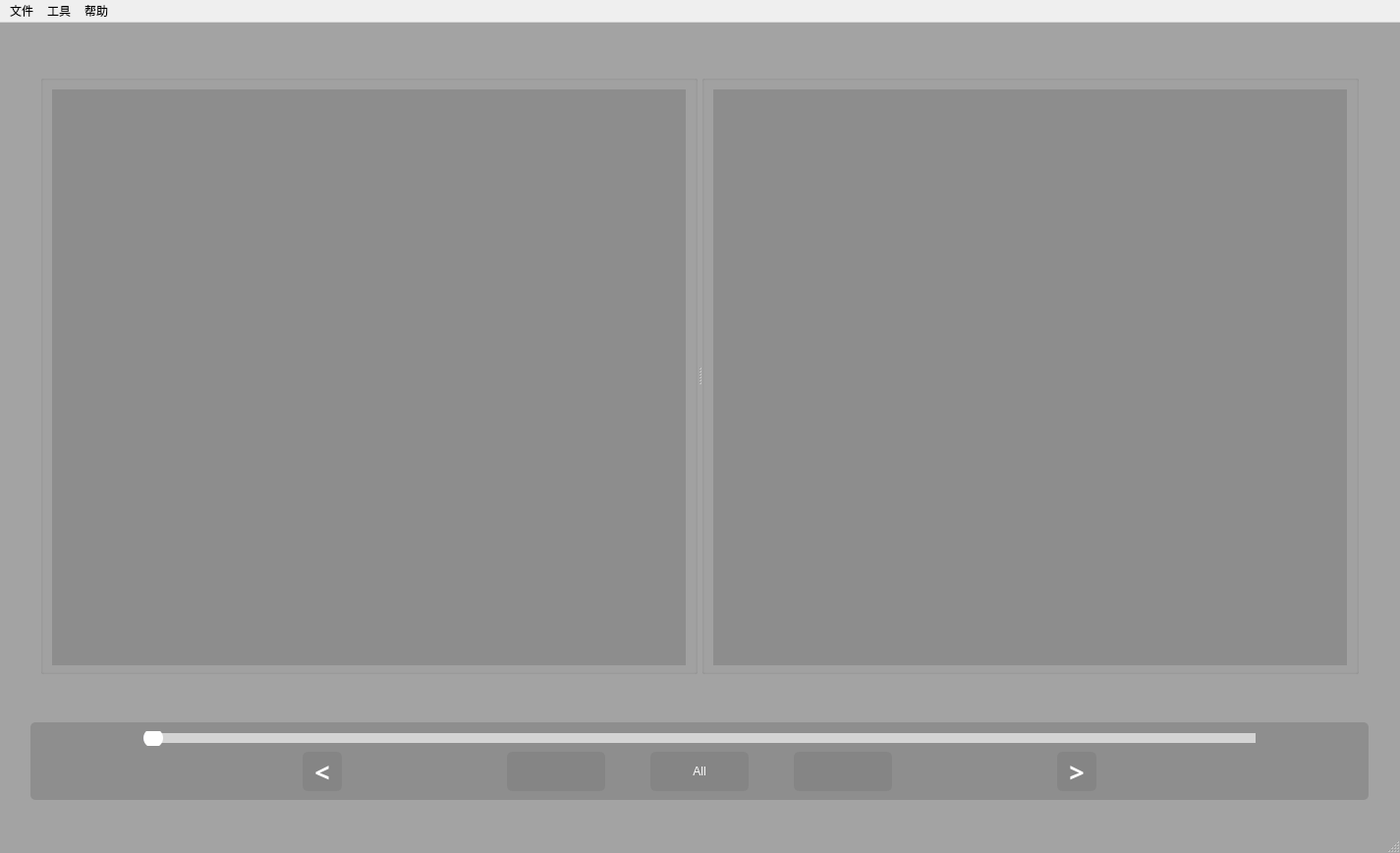
<?xml version="1.0" encoding="UTF-8"?>
<ui version="4.0">
 <class>MainWindow</class>
 <widget class="QMainWindow" name="MainWindow">
  <property name="geometry">
   <rect>
    <x>0</x>
    <y>0</y>
    <width>1425</width>
    <height>868</height>
   </rect>
  </property>
  <property name="windowTitle">
   <string>视频智能修复与增强系统</string>
  </property>
  <property name="windowIcon">
   <iconset>
    <normaloff>../../image/icon.png</normaloff>../../image/icon.png</iconset>
  </property>
  <property name="styleSheet">
   <string notr="true">#MainWindow{
	background-color: rgba(107, 107, 107,99);}
QSlider::groove:horizontal {
    height: 10px;
    border-radius: 5px;
    background-color: #dcdcdc;
}

QSlider::handle:horizontal {
    width: 20px;
    margin: -5px 0;
    border-radius: 10px;
    background-color: rgb(255, 170, 0);
}

QSlider::sub-page:horizontal {
    height: 10px;
    border-radius: 5px;
    background-color: #000;
}
QSlider::handle:hover {
    border: 1px solid #555;
    background-color: #000;
}
QPushButton:pressed{
    padding-top:5px;
    padding-left:5px;
}

</string>
  </property>
  <widget class="QWidget" name="centralwidget">
   <widget class="QWidget" name="layoutWidget">
    <property name="geometry">
     <rect>
      <x>11</x>
      <y>10</y>
      <width>1402</width>
      <height>801</height>
     </rect>
    </property>
    <layout class="QVBoxLayout" name="verticalLayout_2">
     <item>
      <spacer name="horizontalSpacer_8">
       <property name="orientation">
        <enum>Qt::Horizontal</enum>
       </property>
       <property name="sizeHint" stdset="0">
        <size>
         <width>40</width>
         <height>20</height>
        </size>
       </property>
      </spacer>
     </item>
     <item>
      <layout class="QHBoxLayout" name="horizontalLayout_5">
       <item>
        <spacer name="verticalSpacer">
         <property name="orientation">
          <enum>Qt::Vertical</enum>
         </property>
         <property name="sizeHint" stdset="0">
          <size>
           <width>20</width>
           <height>40</height>
          </size>
         </property>
        </spacer>
       </item>
       <item>
        <widget class="QSplitter" name="splitter">
         <property name="sizePolicy">
          <sizepolicy hsizetype="MinimumExpanding" vsizetype="MinimumExpanding">
           <horstretch>0</horstretch>
           <verstretch>0</verstretch>
          </sizepolicy>
         </property>
         <property name="orientation">
          <enum>Qt::Horizontal</enum>
         </property>
         <widget class="QGroupBox" name="player_groupBox_1">
          <property name="sizePolicy">
           <sizepolicy hsizetype="Fixed" vsizetype="Fixed">
            <horstretch>0</horstretch>
            <verstretch>0</verstretch>
           </sizepolicy>
          </property>
          <property name="minimumSize">
           <size>
            <width>669</width>
            <height>610</height>
           </size>
          </property>
          <property name="maximumSize">
           <size>
            <width>669</width>
            <height>610</height>
           </size>
          </property>
          <property name="font">
           <font>
            <family>微软雅黑</family>
            <pointsize>12</pointsize>
            <weight>75</weight>
            <bold>true</bold>
           </font>
          </property>
          <property name="styleSheet">
           <string notr="true">color: rgb(255, 255, 255);</string>
          </property>
          <property name="title">
           <string/>
          </property>
          <layout class="QHBoxLayout" name="horizontalLayout_4">
           <item>
            <widget class="QLabel" name="video_player_label_1">
             <property name="sizePolicy">
              <sizepolicy hsizetype="Fixed" vsizetype="Fixed">
               <horstretch>0</horstretch>
               <verstretch>0</verstretch>
              </sizepolicy>
             </property>
             <property name="minimumSize">
              <size>
               <width>645</width>
               <height>586</height>
              </size>
             </property>
             <property name="maximumSize">
              <size>
               <width>645</width>
               <height>586</height>
              </size>
             </property>
             <property name="styleSheet">
              <string notr="true">background-color: rgba(107, 107, 107,99);</string>
             </property>
             <property name="text">
              <string/>
             </property>
            </widget>
           </item>
          </layout>
         </widget>
         <widget class="QGroupBox" name="player_groupBox_2">
          <property name="sizePolicy">
           <sizepolicy hsizetype="Fixed" vsizetype="Fixed">
            <horstretch>0</horstretch>
            <verstretch>0</verstretch>
           </sizepolicy>
          </property>
          <property name="minimumSize">
           <size>
            <width>669</width>
            <height>610</height>
           </size>
          </property>
          <property name="maximumSize">
           <size>
            <width>669</width>
            <height>610</height>
           </size>
          </property>
          <property name="font">
           <font>
            <family>微软雅黑</family>
            <pointsize>12</pointsize>
            <weight>75</weight>
            <bold>true</bold>
           </font>
          </property>
          <property name="styleSheet">
           <string notr="true">color: rgb(255, 255, 255);</string>
          </property>
          <property name="title">
           <string/>
          </property>
          <layout class="QVBoxLayout" name="verticalLayout_5">
           <item>
            <widget class="QLabel" name="video_player_label_2">
             <property name="sizePolicy">
              <sizepolicy hsizetype="Fixed" vsizetype="Fixed">
               <horstretch>0</horstretch>
               <verstretch>0</verstretch>
              </sizepolicy>
             </property>
             <property name="minimumSize">
              <size>
               <width>645</width>
               <height>586</height>
              </size>
             </property>
             <property name="maximumSize">
              <size>
               <width>645</width>
               <height>586</height>
              </size>
             </property>
             <property name="styleSheet">
              <string notr="true">background-color: rgba(107, 107, 107,99);</string>
             </property>
             <property name="text">
              <string/>
             </property>
            </widget>
           </item>
          </layout>
         </widget>
        </widget>
       </item>
       <item>
        <spacer name="verticalSpacer_2">
         <property name="orientation">
          <enum>Qt::Vertical</enum>
         </property>
         <property name="sizeHint" stdset="0">
          <size>
           <width>20</width>
           <height>40</height>
          </size>
         </property>
        </spacer>
       </item>
      </layout>
     </item>
     <item>
      <spacer name="horizontalSpacer">
       <property name="orientation">
        <enum>Qt::Horizontal</enum>
       </property>
       <property name="sizeHint" stdset="0">
        <size>
         <width>40</width>
         <height>20</height>
        </size>
       </property>
      </spacer>
     </item>
     <item>
      <layout class="QHBoxLayout" name="horizontalLayout_6">
       <item>
        <spacer name="verticalSpacer_3">
         <property name="orientation">
          <enum>Qt::Vertical</enum>
         </property>
         <property name="sizeType">
          <enum>QSizePolicy::Minimum</enum>
         </property>
         <property name="sizeHint" stdset="0">
          <size>
           <width>20</width>
           <height>40</height>
          </size>
         </property>
        </spacer>
       </item>
       <item>
        <widget class="QFrame" name="frame">
         <property name="sizePolicy">
          <sizepolicy hsizetype="MinimumExpanding" vsizetype="Fixed">
           <horstretch>0</horstretch>
           <verstretch>0</verstretch>
          </sizepolicy>
         </property>
         <property name="styleSheet">
          <string notr="true">#frame{
	background-color: rgba(107, 107, 107,99);
 border-radius:5px;}
QPushButton{
    background-color:rgba(120, 120, 120,99);
    color:rgb(255, 255, 255);
    border-radius:5px;
}
QPushButton:pressed{
    padding-top:5px;
    padding-left:5px;
}
QLineEdit{ background-color:rgba(120, 120, 120,99);
    color:rgb(255, 255, 255);
    border-radius:5px;
}


</string>
         </property>
         <property name="frameShape">
          <enum>QFrame::StyledPanel</enum>
         </property>
         <property name="frameShadow">
          <enum>QFrame::Raised</enum>
         </property>
         <layout class="QHBoxLayout" name="horizontalLayout_3">
          <item>
           <spacer name="verticalSpacer_7">
            <property name="orientation">
             <enum>Qt::Vertical</enum>
            </property>
            <property name="sizeHint" stdset="0">
             <size>
              <width>20</width>
              <height>40</height>
             </size>
            </property>
           </spacer>
          </item>
          <item>
           <widget class="QPushButton" name="start_stop_pushButton">
            <property name="minimumSize">
             <size>
              <width>60</width>
              <height>60</height>
             </size>
            </property>
            <property name="maximumSize">
             <size>
              <width>60</width>
              <height>60</height>
             </size>
            </property>
            <property name="font">
             <font>
              <family>微软雅黑</family>
              <pointsize>12</pointsize>
              <weight>75</weight>
              <bold>true</bold>
             </font>
            </property>
            <property name="styleSheet">
             <string notr="true">background-color: rgba(0,0, 0, 0);
border-image:url(:/bg/run.png)</string>
            </property>
            <property name="text">
             <string/>
            </property>
            <property name="icon">
             <iconset>
              <normaloff>:/bg/运行.png</normaloff>:/bg/运行.png</iconset>
            </property>
            <property name="iconSize">
             <size>
              <width>50</width>
              <height>50</height>
             </size>
            </property>
           </widget>
          </item>
          <item>
           <spacer name="verticalSpacer_5">
            <property name="orientation">
             <enum>Qt::Vertical</enum>
            </property>
            <property name="sizeHint" stdset="0">
             <size>
              <width>20</width>
              <height>40</height>
             </size>
            </property>
           </spacer>
          </item>
          <item>
           <layout class="QVBoxLayout" name="verticalLayout">
            <item>
             <widget class="QSlider" name="frame_SN_Slider">
              <property name="styleSheet">
               <string notr="true">QSlider::sub-page:horizontal {
     background-color: rgb(75, 75, 225)
     }
QSlider::handle:horizontal {
     background-color: rgb(255, 255, 255)
     }
QSlider::add-page:horizontal {
     background-color: rgb(212, 212, 212)
     }  
QSlider::handle:horizontal:hover {
     background-color:rgb(0, 150, 255)
     }</string>
              </property>
              <property name="orientation">
               <enum>Qt::Horizontal</enum>
              </property>
             </widget>
            </item>
            <item>
             <layout class="QHBoxLayout" name="horizontalLayout_2">
              <item>
               <spacer name="horizontalSpacer_3">
                <property name="orientation">
                 <enum>Qt::Horizontal</enum>
                </property>
                <property name="sizeHint" stdset="0">
                 <size>
                  <width>40</width>
                  <height>20</height>
                 </size>
                </property>
               </spacer>
              </item>
              <item>
               <widget class="QPushButton" name="previous_frame_pushButton">
                <property name="minimumSize">
                 <size>
                  <width>40</width>
                  <height>40</height>
                 </size>
                </property>
                <property name="maximumSize">
                 <size>
                  <width>40</width>
                  <height>40</height>
                 </size>
                </property>
                <property name="font">
                 <font>
                  <family>微软雅黑</family>
                  <pointsize>20</pointsize>
                  <weight>75</weight>
                  <bold>true</bold>
                 </font>
                </property>
                <property name="text">
                 <string>&lt;</string>
                </property>
               </widget>
              </item>
              <item>
               <spacer name="horizontalSpacer_2">
                <property name="orientation">
                 <enum>Qt::Horizontal</enum>
                </property>
                <property name="sizeHint" stdset="0">
                 <size>
                  <width>40</width>
                  <height>20</height>
                 </size>
                </property>
               </spacer>
              </item>
              <item>
               <layout class="QHBoxLayout" name="horizontalLayout">
                <item>
                 <widget class="QLineEdit" name="current_all_frames_lineEdit">
                  <property name="minimumSize">
                   <size>
                    <width>100</width>
                    <height>40</height>
                   </size>
                  </property>
                  <property name="maximumSize">
                   <size>
                    <width>100</width>
                    <height>40</height>
                   </size>
                  </property>
                  <property name="text">
                   <string/>
                  </property>
                  <property name="alignment">
                   <set>Qt::AlignCenter</set>
                  </property>
                  <property name="readOnly">
                   <bool>true</bool>
                  </property>
                 </widget>
                </item>
                <item>
                 <spacer name="horizontalSpacer_6">
                  <property name="orientation">
                   <enum>Qt::Horizontal</enum>
                  </property>
                  <property name="sizeHint" stdset="0">
                   <size>
                    <width>40</width>
                    <height>20</height>
                   </size>
                  </property>
                 </spacer>
                </item>
                <item>
                 <widget class="QPushButton" name="choose_player_pushButton">
                  <property name="sizePolicy">
                   <sizepolicy hsizetype="Fixed" vsizetype="Fixed">
                    <horstretch>0</horstretch>
                    <verstretch>0</verstretch>
                   </sizepolicy>
                  </property>
                  <property name="minimumSize">
                   <size>
                    <width>100</width>
                    <height>40</height>
                   </size>
                  </property>
                  <property name="maximumSize">
                   <size>
                    <width>100</width>
                    <height>40</height>
                   </size>
                  </property>
                  <property name="text">
                   <string>All</string>
                  </property>
                  <property name="flat">
                   <bool>false</bool>
                  </property>
                 </widget>
                </item>
                <item>
                 <spacer name="horizontalSpacer_7">
                  <property name="orientation">
                   <enum>Qt::Horizontal</enum>
                  </property>
                  <property name="sizeHint" stdset="0">
                   <size>
                    <width>40</width>
                    <height>20</height>
                   </size>
                  </property>
                 </spacer>
                </item>
                <item>
                 <widget class="QLineEdit" name="right_player_lineEdit">
                  <property name="sizePolicy">
                   <sizepolicy hsizetype="Expanding" vsizetype="Fixed">
                    <horstretch>0</horstretch>
                    <verstretch>0</verstretch>
                   </sizepolicy>
                  </property>
                  <property name="minimumSize">
                   <size>
                    <width>100</width>
                    <height>40</height>
                   </size>
                  </property>
                  <property name="maximumSize">
                   <size>
                    <width>100</width>
                    <height>40</height>
                   </size>
                  </property>
                  <property name="alignment">
                   <set>Qt::AlignRight|Qt::AlignTrailing|Qt::AlignVCenter</set>
                  </property>
                 </widget>
                </item>
               </layout>
              </item>
              <item>
               <spacer name="horizontalSpacer_5">
                <property name="orientation">
                 <enum>Qt::Horizontal</enum>
                </property>
                <property name="sizeHint" stdset="0">
                 <size>
                  <width>40</width>
                  <height>20</height>
                 </size>
                </property>
               </spacer>
              </item>
              <item>
               <widget class="QPushButton" name="next_frame_pushButton">
                <property name="minimumSize">
                 <size>
                  <width>40</width>
                  <height>40</height>
                 </size>
                </property>
                <property name="maximumSize">
                 <size>
                  <width>40</width>
                  <height>40</height>
                 </size>
                </property>
                <property name="font">
                 <font>
                  <family>微软雅黑</family>
                  <pointsize>20</pointsize>
                  <weight>75</weight>
                  <bold>true</bold>
                 </font>
                </property>
                <property name="text">
                 <string>&gt;</string>
                </property>
               </widget>
              </item>
              <item>
               <spacer name="horizontalSpacer_4">
                <property name="orientation">
                 <enum>Qt::Horizontal</enum>
                </property>
                <property name="sizeHint" stdset="0">
                 <size>
                  <width>40</width>
                  <height>20</height>
                 </size>
                </property>
               </spacer>
              </item>
             </layout>
            </item>
           </layout>
          </item>
          <item>
           <spacer name="verticalSpacer_6">
            <property name="orientation">
             <enum>Qt::Vertical</enum>
            </property>
            <property name="sizeHint" stdset="0">
             <size>
              <width>20</width>
              <height>40</height>
             </size>
            </property>
           </spacer>
          </item>
          <item>
           <widget class="QPushButton" name="quit_pushButton">
            <property name="minimumSize">
             <size>
              <width>60</width>
              <height>60</height>
             </size>
            </property>
            <property name="maximumSize">
             <size>
              <width>60</width>
              <height>60</height>
             </size>
            </property>
            <property name="font">
             <font>
              <family>微软雅黑</family>
              <pointsize>12</pointsize>
              <weight>75</weight>
              <bold>true</bold>
             </font>
            </property>
            <property name="styleSheet">
             <string notr="true">border-image:url(:/bg/stop.png);
background-color: rgba(0,0, 0, 0);</string>
            </property>
            <property name="text">
             <string/>
            </property>
            <property name="icon">
             <iconset>
              <normaloff>:/bg/暂停.png</normaloff>:/bg/暂停.png</iconset>
            </property>
            <property name="iconSize">
             <size>
              <width>50</width>
              <height>50</height>
             </size>
            </property>
           </widget>
          </item>
          <item>
           <spacer name="verticalSpacer_8">
            <property name="orientation">
             <enum>Qt::Vertical</enum>
            </property>
            <property name="sizeHint" stdset="0">
             <size>
              <width>20</width>
              <height>40</height>
             </size>
            </property>
           </spacer>
          </item>
         </layout>
        </widget>
       </item>
       <item>
        <spacer name="verticalSpacer_4">
         <property name="orientation">
          <enum>Qt::Vertical</enum>
         </property>
         <property name="sizeType">
          <enum>QSizePolicy::Minimum</enum>
         </property>
         <property name="sizeHint" stdset="0">
          <size>
           <width>20</width>
           <height>40</height>
          </size>
         </property>
        </spacer>
       </item>
      </layout>
     </item>
     <item>
      <spacer name="horizontalSpacer_9">
       <property name="orientation">
        <enum>Qt::Horizontal</enum>
       </property>
       <property name="sizeHint" stdset="0">
        <size>
         <width>40</width>
         <height>20</height>
        </size>
       </property>
      </spacer>
     </item>
    </layout>
   </widget>
  </widget>
  <widget class="QStatusBar" name="statusbar"/>
  <widget class="QMenuBar" name="menubar">
   <property name="geometry">
    <rect>
     <x>0</x>
     <y>0</y>
     <width>1425</width>
     <height>23</height>
    </rect>
   </property>
   <widget class="QMenu" name="file_menu">
    <property name="title">
     <string>文件</string>
    </property>
    <widget class="QMenu" name="menu">
     <property name="title">
      <string>保存</string>
     </property>
     <addaction name="save_pictures_action"/>
     <addaction name="save_video_action"/>
    </widget>
    <addaction name="open_file_action"/>
    <addaction name="separator"/>
    <addaction name="open_mask_action"/>
    <addaction name="separator"/>
    <addaction name="menu"/>
    <addaction name="separator"/>
    <addaction name="quit_sys_action"/>
   </widget>
   <widget class="QMenu" name="tools_menu">
    <property name="title">
     <string>工具</string>
    </property>
    <addaction name="functions_action"/>
    <addaction name="gen_masks_action"/>
   </widget>
   <widget class="QMenu" name="help_menu">
    <property name="title">
     <string>帮助</string>
    </property>
   </widget>
   <addaction name="file_menu"/>
   <addaction name="tools_menu"/>
   <addaction name="help_menu"/>
  </widget>
  <action name="open_file_action">
   <property name="text">
    <string>视频/视频帧</string>
   </property>
  </action>
  <action name="open_mask_action">
   <property name="text">
    <string>mask</string>
   </property>
  </action>
  <action name="gen_mask_action">
   <property name="text">
    <string>生成mask</string>
   </property>
  </action>
  <action name="quit_sys_action">
   <property name="text">
    <string>退出&amp;(Q)</string>
   </property>
  </action>
  <action name="functions_action">
   <property name="text">
    <string>功能</string>
   </property>
  </action>
  <action name="double_view_action">
   <property name="text">
    <string>双视图(默认)</string>
   </property>
  </action>
  <action name="gen_mask_action_2">
   <property name="text">
    <string>mask生成</string>
   </property>
  </action>
  <action name="gen_masks_action">
   <property name="text">
    <string>mask生成</string>
   </property>
  </action>
  <action name="save_pictures_action">
   <property name="text">
    <string>保存为图片</string>
   </property>
  </action>
  <action name="save_video_action">
   <property name="text">
    <string>保存为视频</string>
   </property>
  </action>
 </widget>
 <resources>
  <include location="../../image/images.qrc"/>
 </resources>
 <connections/>
</ui>
